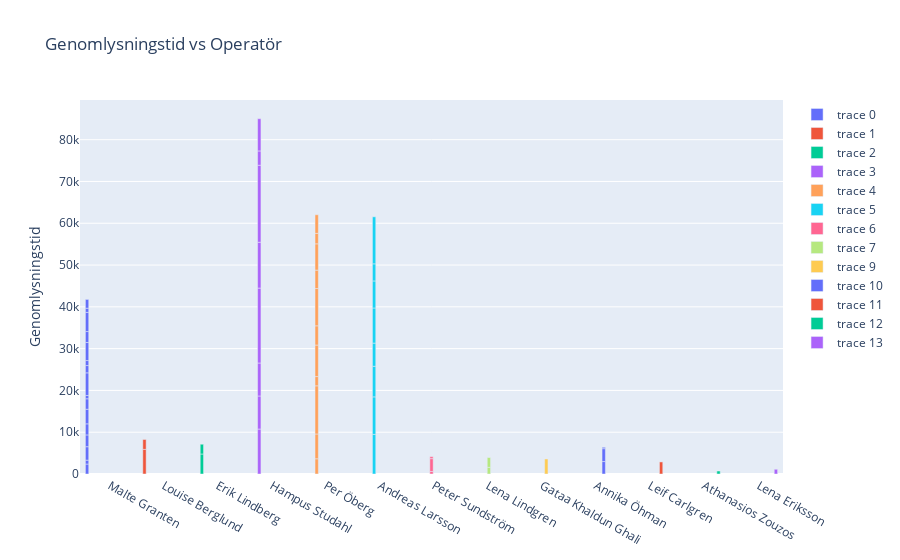

Here is the notebook cell this chart was saved with:
### Code cell
#Box plot av DAP och Gml-tid vs operatör

fig = go.Figure()

i=0
for i in range(len(operators_skel_clean)):
    fig.add_trace(
        go.Bar(x=data_studies_S08[data_studies_S08['OperatorName']==operators_skel_clean[i]].OperatorName,
               y=data_studies_S08[data_studies_S08['OperatorName']==operators_skel_clean[i]].TotalFluoroTime,
               offsetgroup=0+i
              )
    )
    
fig.update_layout(title="Genomlysningstid vs Operatör",
                  yaxis_title="Genomlysningstid"
                 )


fig.show()

### Figure 1 — Plotly figure (JSON) as saved in the notebook; plotly's stock layout.template omitted (floating-point values rounded to 4 significant figures)
{"data": [{"type": "bar", "x": [" Malte Granten", " Malte Granten", " Malte Granten", " Malte Granten", " Malte Granten", " Malte Granten", " Malte Granten", " Malte Granten", " Malte Granten", " Malte Granten", " Malte Granten", " Malte Granten", " Malte Granten", " Malte Granten", " Malte Granten", " Malte Granten"], "y": [2382, 930, 3223, 2817, 2653, 3491, 2507, 786, 5419, 1741, 1197, 4328, 2611, 4594, 992, 2105]}, {"type": "bar", "x": [" Louise Berglund", " Louise Berglund"], "y": [5894, 2363]}, {"type": "bar", "x": [" Erik Lindberg", " Erik Lindberg"], "y": [4785, 2340]}, {"type": "bar", "x": [" Hampus Studahl", " Hampus Studahl", " Hampus Studahl", " Hampus Studahl", " Hampus Studahl", " Hampus Studahl", " Hampus Studahl", " Hampus Studahl"], "y": [10759, 7909, 7890, 17932, 10968, 18421, 3424, 7717]}, {"type": "bar", "x": [" Per Öberg", " Per Öberg", " Per Öberg", " Per Öberg", " Per Öberg", " Per Öberg", " Per Öberg", " Per Öberg", " Per Öberg", " Per Öberg", " Per Öberg"], "y": [3641, 5933, 11532, 2209, 7540, 4607, 8915, 4405, 6297, 2501, 4457]}, {"type": "bar", "x": [" Andreas Larsson", " Andreas Larsson", " Andreas Larsson", " Andreas Larsson", " Andreas Larsson", " Andreas Larsson", " Andreas Larsson", " Andreas Larsson"], "y": [9474, 8983, 7321, 5546, 8402, 6471, 4095, 11253]}, {"type": "bar", "x": [" Peter Sundström", " Peter Sundström", " Peter Sundström"], "y": [605, 3071, 474]}, {"type": "bar", "x": [" Lena Lindgren", " Lena Lindgren"], "y": [1604, 2336]}, {"type": "bar", "x": [], "y": []}, {"type": "bar", "x": [" Gataa Khaldun Ghali"], "y": [3599]}, {"type": "bar", "x": [" Annika Öhman", " Annika Öhman", " Annika Öhman"], "y": [2980, 3086, 326]}, {"type": "bar", "x": [" Leif Carlgren"], "y": [2889]}, {"type": "bar", "x": [" Athanasios Zouzos"], "y": [718]}, {"type": "bar", "x": [" Lena Eriksson"], "y": [1130]}], "layout": {"title": {"text": "Genomlysningstid vs Operatör"}, "yaxis": {"title": {"text": "Genomlysningstid"}}}}
